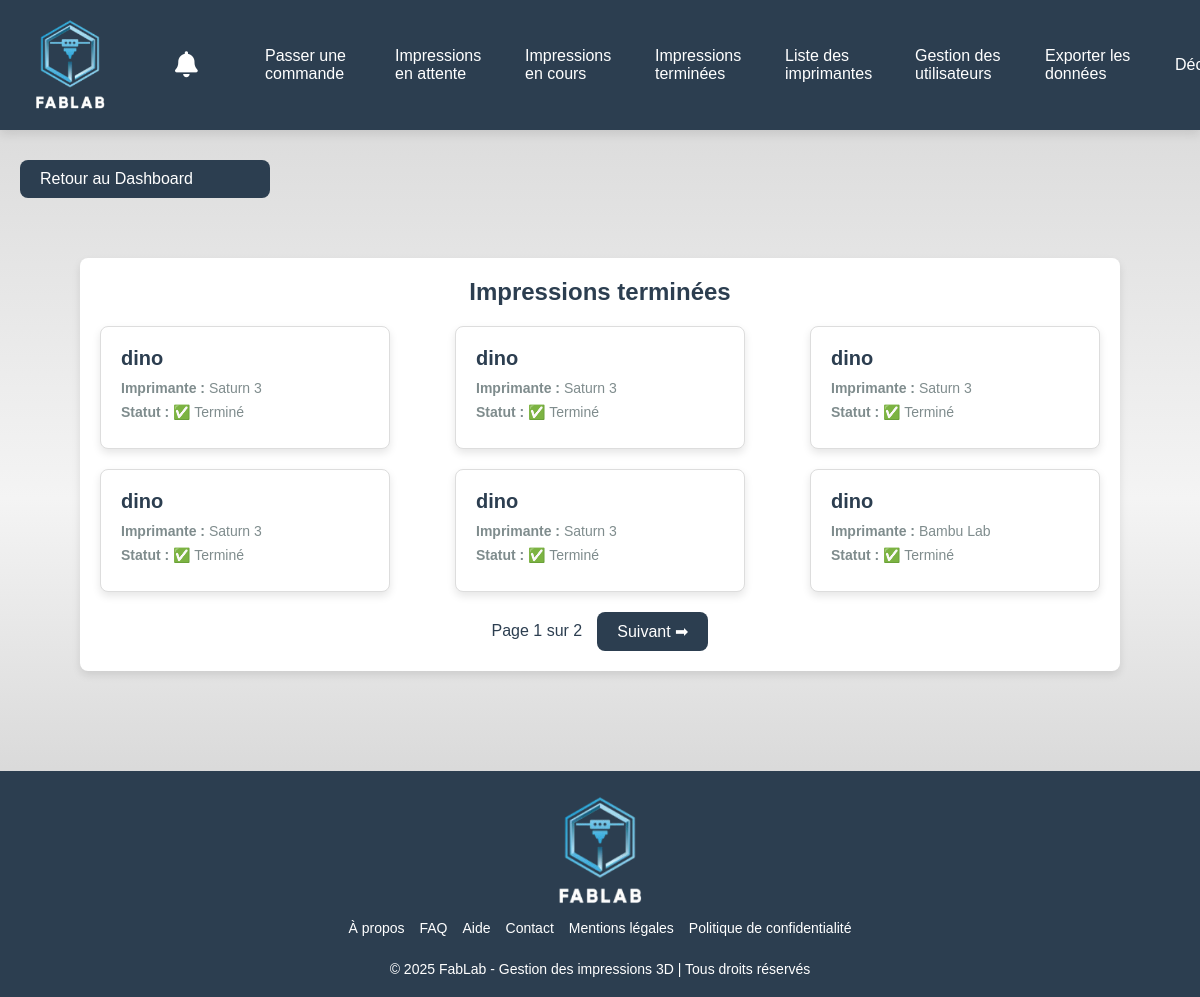
/backend/views/terminees.php (signed in), run on an earlier commit of the app's database.
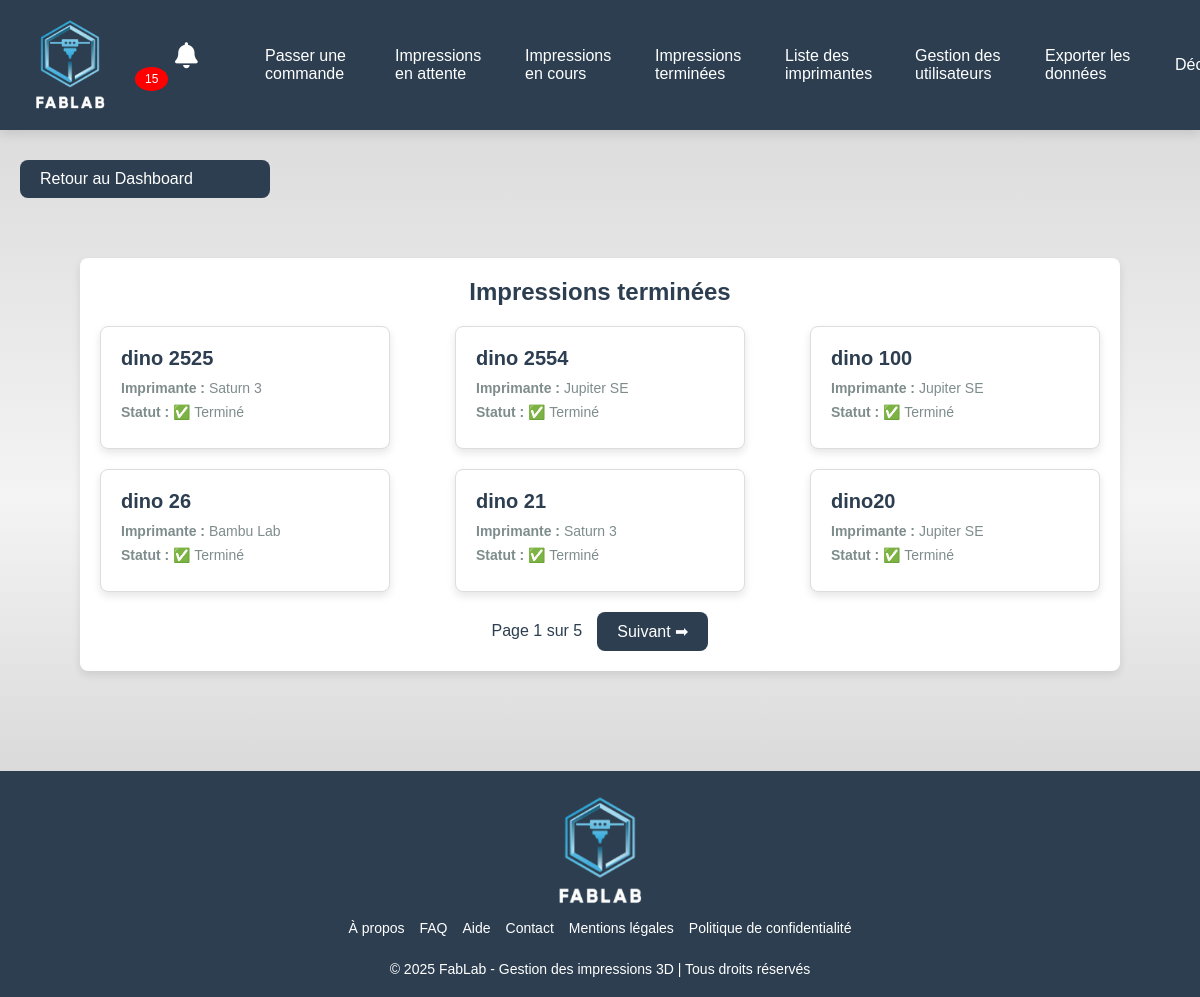
And on a later commit of the database.
### tables this page shows
CREATE TABLE IF NOT EXISTS `commandes` (
  `id` int NOT NULL AUTO_INCREMENT,
  `utilisateur_id` int NOT NULL,
  `nom_commande` varchar(100) NOT NULL,
  `couleur` varchar(50) NOT NULL,
  `hauteur` decimal(6,2) NOT NULL,
  `longueur` decimal(6,2) NOT NULL,
  `largeur` decimal(6,2) NOT NULL,
  `fichier_stl` varchar(255) NOT NULL,
  `statut` enum('en attente','en cours','terminé') DEFAULT 'en attente',
  `date_creation` timestamp NULL DEFAULT CURRENT_TIMESTAMP,
  `imprimante_id` int DEFAULT NULL,
  `duree` int DEFAULT NULL,
  `heure_debut` timestamp NULL DEFAULT NULL,
  `notification_envoyee` tinyint(1) DEFAULT '0',
  `type_impression` varchar(20) NOT NULL,
  PRIMARY KEY (`id`),
  KEY `utilisateur_id` (`utilisateur_id`),
  KEY `imprimante_id` (`imprimante_id`)
);

CREATE TABLE IF NOT EXISTS `imprimantes` (
  `id` int NOT NULL AUTO_INCREMENT,
  `nom` varchar(100) NOT NULL,
  `type` enum('résine','filament') NOT NULL,
  `photo` varchar(255) NOT NULL,
  `etat` enum('libre','en impression','maintenance') DEFAULT 'libre',
  PRIMARY KEY (`id`)
);

### backend/views/terminees.php (the view, shortened to what this page needs)
<?php
include '../db/config.php';
?>
<!DOCTYPE html>
<html lang="fr">
<head>
    <link rel="stylesheet" href="/public/assets/css/header.css">
    <link rel="stylesheet" href="/public/assets/css/terminees.css">
    <link rel="stylesheet" href="/public/assets/css/footer.css">
</head>
<body>
<?php include '../../backend/includes/header.php'; ?>
<a href="/backend/views/dashboard-admin.php" class="back-btn">Retour au Dashboard</a>
    <div class="container">
        <div id="terminees">
            <h2>Impressions terminées</h2>
            <div class="order-list1">
                <?php
                $limit = 6;
                $page = isset($_GET['page']) && is_numeric($_GET['page']) ? intval($_GET['page']) : 1;
                $offset = ($page - 1) * $limit;
                $stmtCount = $pdo->query("SELECT COUNT(*) FROM commandes WHERE statut = 'terminé'");
                $totalOrders = $stmtCount->fetchColumn();
                $totalPages = ceil($totalOrders / $limit);
                $stmt = $pdo->prepare("
                    SELECT commandes.*, imprimantes.nom AS imprimante_nom
                    FROM commandes
                    JOIN imprimantes ON commandes.imprimante_id = imprimantes.id
                    WHERE commandes.statut = 'terminé'
                    ORDER BY commandes.heure_debut DESC
                    LIMIT :limit OFFSET :offset
                ");
                $stmt->bindParam(':limit', $limit, PDO::PARAM_INT);
                $stmt->bindParam(':offset', $offset, PDO::PARAM_INT);
                $stmt->execute();
                while ($row = $stmt->fetch()) {
                    echo "<div class='order-card1'>
                            <div class='order-info1'>
                                <h3>" . htmlspecialchars($row['nom_commande']) . "</h3>
                                <p><strong>Imprimante :</strong> " . htmlspecialchars($row['imprimante_nom']) . "</p>
                                <p><strong>Statut :</strong> ✅ Terminé</p>
                            </div>
                        </div>";
                }
                ?>
            </div>
            <div class="pagination">
                <span class="current-page">Page <?php echo $page; ?> sur <?php echo $totalPages; ?></span>
                <?php if ($page < $totalPages): ?>
                    <a href="?page=<?php echo $page + 1; ?>" class="pagination-btn">Suivant ➡</a>
                <?php endif; ?>
            </div>
        </div>
    </div>
<?php include '../../backend/includes/footer.php'; ?>
</body>
</html>

### backend/includes/header.php (shortened to what this page needs)
<?php
include '../db/config.php';
if (isset($_SESSION["user_id"])) {
    $user_id = $_SESSION["user_id"];
    $stmtUnreadCount = $pdo->prepare("SELECT COUNT(*) FROM notifications WHERE user_id = ? AND status = 'unread'");
    $stmtUnreadCount->execute([$user_id]);
    $unreadCount = $stmtUnreadCount->fetchColumn();
} else {
    $unreadCount = 0;
}
?>
<!DOCTYPE html>
<html lang="fr">
<head>
    <link rel="stylesheet" href="/public/assets/css/header.css">
    <link rel="stylesheet" href="/public/assets/css/index.css">
    <link rel="stylesheet" href="https://cdnjs.cloudflare.com/ajax/libs/font-awesome/6.0.0-beta3/css/all.min.css">
</head>
<body>
    <header>
        <nav class="navbar">
            <div class="nav-container">
                <a href="/backend/views/index.php" class="logo">
                    <img src="/public/assets/images/logo-FabLab.png" alt="FabLab Logo">
                </a>
                <div class="nav-links">
                    <?php if (!isset($_SESSION['user_id'])): ?>
                        <a href="/backend/views/login.php">Connexion</a>
                    <?php else: ?>
                        <?php if ($_SESSION['role'] === 'admin'): ?>
                            <a href="/backend/views/notification-admin.php">
                                <i class="fas fa-bell"></i>
                                <?php if ($unreadCount > 0) { ?>
                                    <span class="notification-badge"><?php echo $unreadCount; ?></span>
                                <?php } ?>
                            </a>
                            <a href="/backend/views/commande.php">Passer une commande</a>
                            <a href="/backend/views/attentes.php">Impressions en attente</a>
                            <a href="/backend/views/cours.php">Impressions en cours</a>
                            <a href="/backend/views/terminees.php">Impressions terminées</a>
                            <a href="/backend/views/imprimantes.php">Liste des imprimantes</a>
                            <a href="/backend/views/gestion.php">Gestion des utilisateurs</a>
                            <a href="/backend/views/export.php">Exporter les données</a>
                            <a href="/backend/controllers/logout.php">Déconnexion</a>
                        <?php endif; ?>
                    <?php endif; ?>
                </div>
            </div>
        </nav>
    </header>
</body>
</html>

What changed in the data, as far as the page shows it:
no longer on this page (row edited): commandes: nom_commande "dino", imprimante.nom "Saturn 3"
no longer on this page (row edited): commandes: nom_commande "dino", imprimante.nom "Saturn 3"
no longer on this page (row edited): commandes: nom_commande "dino", imprimante.nom "Saturn 3"
no longer on this page (row edited): commandes: nom_commande "dino", imprimante.nom "Saturn 3"
no longer on this page (row edited): commandes: nom_commande "dino", imprimante.nom "Saturn 3"
no longer on this page (row edited): commandes: nom_commande "dino", imprimante.nom "Bambu Lab"
added commandes: nom_commande "dino 2525", imprimante.nom "Saturn 3"
added commandes: nom_commande "dino 2554", imprimante.nom "Jupiter SE"
added commandes: nom_commande "dino 100", imprimante.nom "Jupiter SE"
added commandes: nom_commande "dino 26", imprimante.nom "Bambu Lab"
added commandes: nom_commande "dino 21", imprimante.nom "Saturn 3"
added commandes: nom_commande "dino20", imprimante.nom "Jupiter SE"
Also different on the page:
$unreadCount: (not shown) → "15"
$totalPages: "2" → "5"
